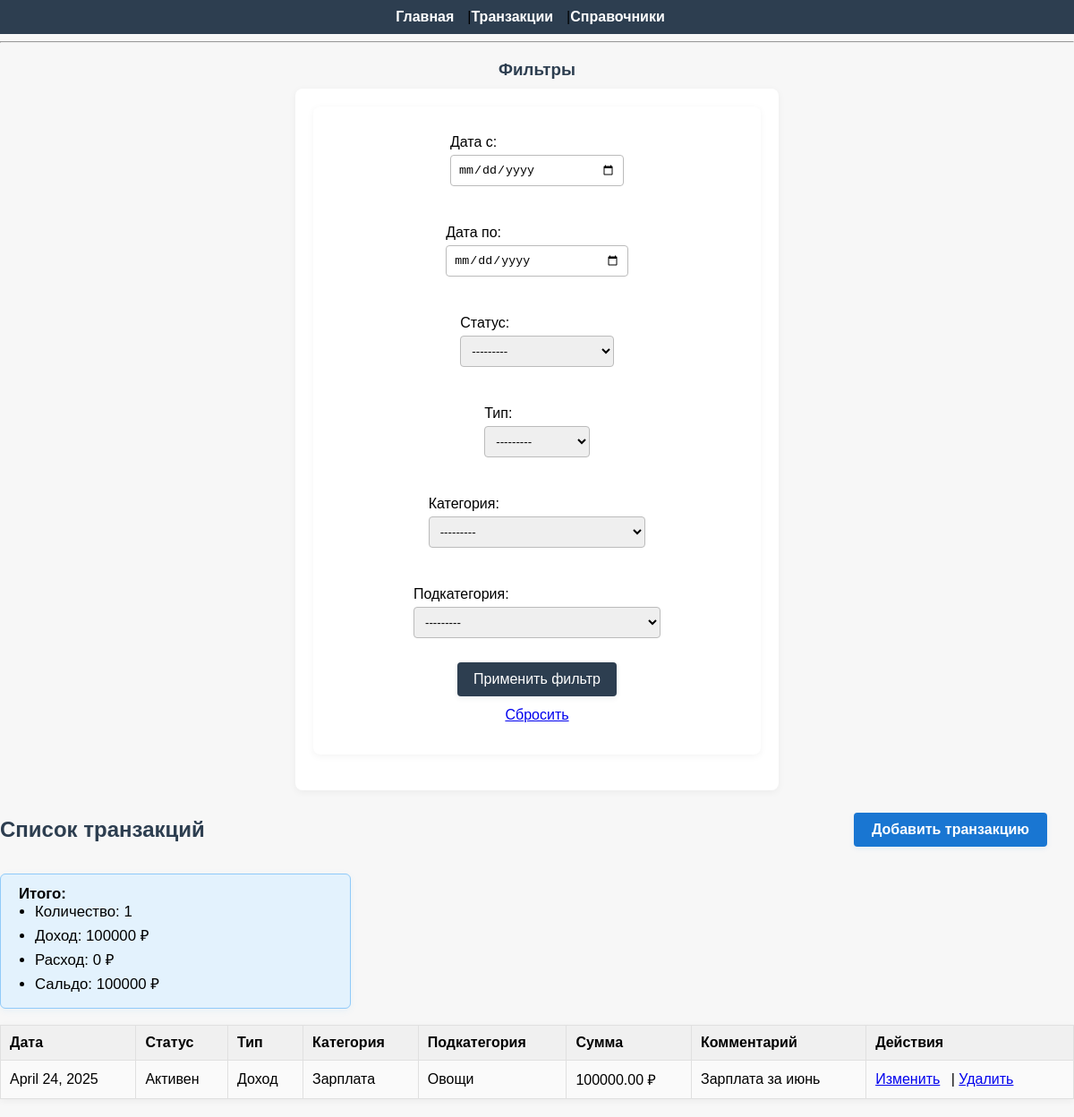
Page /transactions/ on the earlier database version.
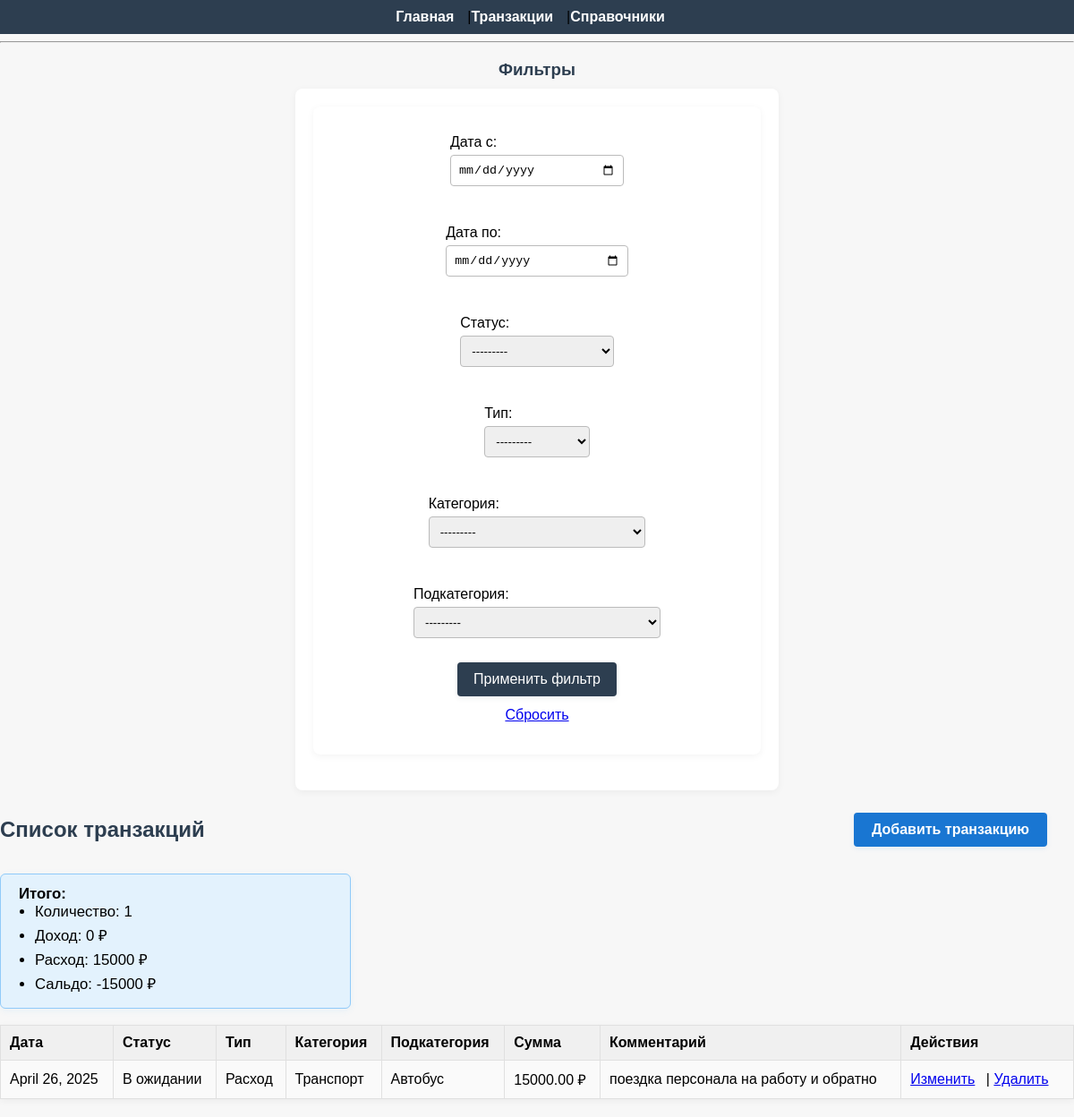
Same page on the later database version.
### transactions/models.py (models this page shows, shortened)
class Transaction(models.Model):
    created_at = models.DateField(default=timezone.now)
    date = models.DateField()
    status = models.ForeignKey(Status, on_delete=models.PROTECT)
    type = models.ForeignKey(Type, on_delete=models.PROTECT)
    category = models.ForeignKey(Category, on_delete=models.PROTECT)
    subcategory = models.ForeignKey(SubCategory, on_delete=models.PROTECT)
    amount = models.DecimalField(max_digits=12, decimal_places=2)
    comment = models.TextField(blank=True, null=True)

class Status(models.Model):
    name = models.CharField(max_length=50, unique=True)
    class Meta:
        verbose_name_plural = "Statuses"
    def __str__(self):
        return self.name

class Type(models.Model):
    name = models.CharField(max_length=50, unique=True)
    def __str__(self):
        return self.name

class Category(models.Model):
    name = models.CharField(max_length=50)
    type = models.ForeignKey(Type, on_delete=models.CASCADE, related_name='categories')
    class Meta:
        verbose_name_plural = "Categories"
    def __str__(self):
        return f"{self.name} ({self.type.name})"

class SubCategory(models.Model):
    name = models.CharField(max_length=50)
    category = models.ForeignKey(Category, on_delete=models.CASCADE, related_name='subcategories')
    class Meta:
        verbose_name_plural = "Subcategories"
    def __str__(self):
        return f"{self.name} ({self.category.name})"

### transactions/views.py (the view)
# urls.py: path('transactions/', views.transaction_list, name='transaction_list'),
def transaction_list(request):
    all_transactions = Transaction.objects.all()
    transactions = all_transactions.order_by('-date')
    filter_form = TransactionFilterForm(request.GET)
    if filter_form.is_valid():
        if filter_form.cleaned_data['date_from']:
            transactions = transactions.filter(date__gte=filter_form.cleaned_data['date_from'])
        if filter_form.cleaned_data['date_to']:
            transactions = transactions.filter(date__lte=filter_form.cleaned_data['date_to'])
        if filter_form.cleaned_data['status']:
            transactions = transactions.filter(status=filter_form.cleaned_data['status'])
        if filter_form.cleaned_data['type']:
            transactions = transactions.filter(type=filter_form.cleaned_data['type'])
        if filter_form.cleaned_data['category']:
            transactions = transactions.filter(category=filter_form.cleaned_data['category'])
        if filter_form.cleaned_data['subcategory']:
            transactions = transactions.filter(subcategory=filter_form.cleaned_data['subcategory'])
    income_type = Type.objects.filter(name__iexact="Доход").first()
    expense_type = Type.objects.filter(name__iexact="Расход").first()
    if income_type:
        income_sum = all_transactions.filter(type=income_type).aggregate(total=Sum('amount'))['total'] or 0
    else:
        income_sum = 0
    if expense_type:
        expense_sum = all_transactions.filter(type=expense_type).aggregate(total=Sum('amount'))['total'] or 0
    else:
        expense_sum = 0
    profit = income_sum - expense_sum
    count = transactions.count()
    return render(request, 'transactions/transaction_list.html', {
        'transactions': transactions,
        'filter_form': filter_form,
        'income_sum': income_sum,
        'expense_sum': expense_sum,
        'profit': profit,
        'count': count,
    })

### transactions/forms.py
class TransactionFilterForm(forms.Form):
    date_from = forms.DateField(
        required=False,
        widget=forms.DateInput(attrs={'type': 'date'}),
        label='Дата с'
    )
    date_to = forms.DateField(
        required=False,
        widget=forms.DateInput(attrs={'type': 'date'}),
        label='Дата по'
    )
    status = forms.ModelChoiceField(
        queryset=Status.objects.all(),
        required=False,
        label='Статус'
    )
    type = forms.ModelChoiceField(
        queryset=Type.objects.all(),
        required=False,
        label='Тип'
    )
    category = forms.ModelChoiceField(
        queryset=Category.objects.all(),
        required=False,
        label='Категория'
    )
    subcategory = forms.ModelChoiceField(
        queryset=SubCategory.objects.all(),
        required=False,
        label='Подкатегория'
    )

### transactions/templates/transactions/transaction_list.html
{% extends "transactions/base.html" %}
{% block content %}
<div class="filter-form">
    <h3 class="centered-title">Фильтры</h3>
    <form method="get">
        <div class="form-row">
            {{ filter_form.as_p }}
            <button type="submit">Применить фильтр</button>
            <a href="{% url 'transaction_list' %}">Сбросить</a>
        </div>
    </form>
</div>
<div class="transaction-list-header">
    <h2>Список транзакций</h2>
    <a href="{% url 'transaction_create' %}" class="add-transaction-btn">Добавить транзакцию</a>
</div>
<div class="summary-block">
    <strong>Итого:</strong>
    <ul>
        <li>Количество: {{ count }}</li>
        <li>Доход: {{ income_sum }} &#8381;</li>
        <li>Расход: {{ expense_sum }} &#8381;</li>
        <li>Сальдо: {{ profit }} &#8381;</li>
    </ul>
</div>
<table>
    <tr>
        <th>Дата</th>
        <th>Статус</th>
        <th>Тип</th>
        <th>Категория</th>
        <th>Подкатегория</th>
        <th>Сумма</th>
        <th>Комментарий</th>
        <th>Действия</th>
    </tr>
    {% for t in transactions %}
    <tr>
        <td>{{ t.date }}</td>
        <td>{{ t.status.name }}</td>
        <td>{{ t.type.name }}</td>
        <td>{{ t.category.name }}</td>
        <td>{{ t.subcategory.name }}</td>
        <td>{{ t.amount }} &#8381;</td>
        <td>{{ t.comment }}</td>
        <td>
            <a href="{% url 'transaction_edit' t.id %}">Изменить</a> |
            <a href="{% url 'transaction_delete' t.id %}">Удалить</a>
        </td>
    </tr>
    {% empty %}
    <tr>
        <td colspan="8">Нет транзакций</td>
    </tr>
    {% endfor %}
</table>
{% endblock %}

Differences in the rows shown:
removed Transaction: date "April 24, 2025", status.name "Активен", type.name "Доход", category.name "Зарплата", subcategory.name "Овощи", amount "100000.00", comment "Зарплата за июнь"
added Transaction: date "April 26, 2025", status.name "В ожидании", type.name "Расход", category.name "Транспорт", subcategory.name "Автобус", amount "15000.00", comment "поездка персонала на работу и обратно"
Other differences:
{{ income_sum }}: "100000" → "0"
{{ expense_sum }}: "0" → "15000"
{{ profit }}: "100000" → "-15000"
